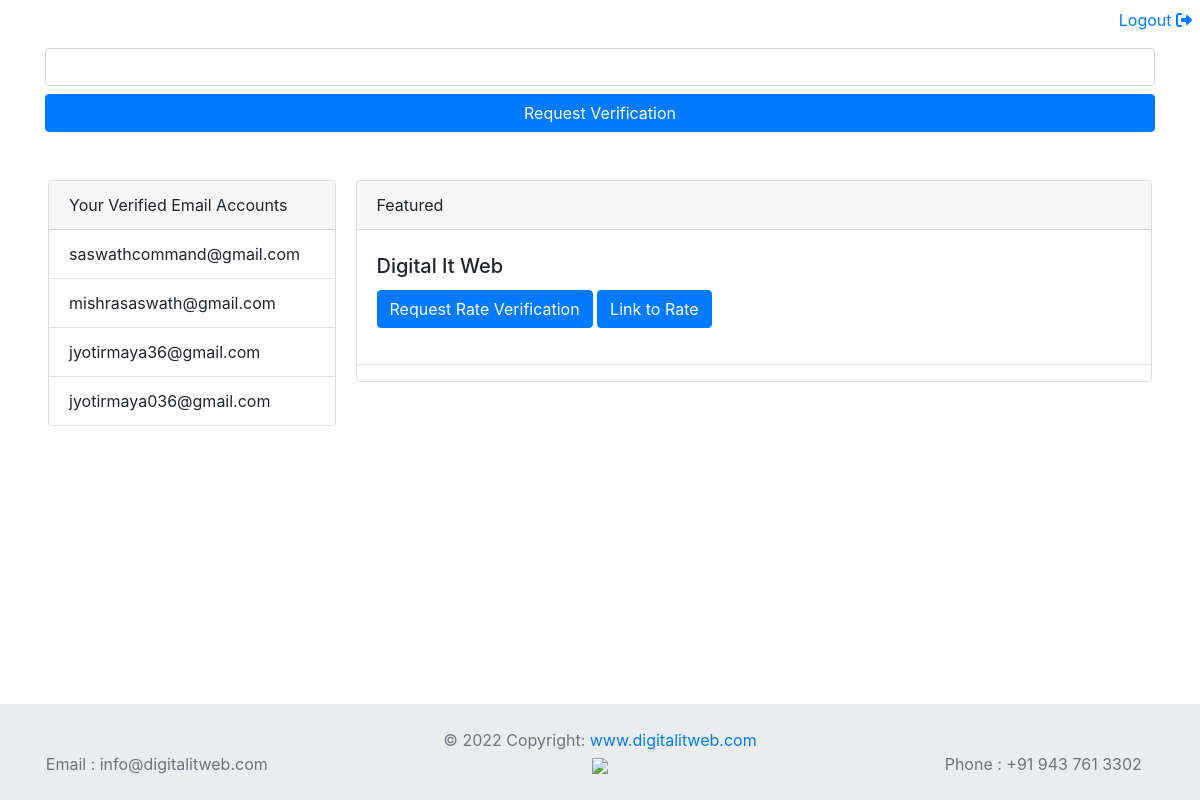
Screenshot of /dashboard (signed in) with the database file from the repository.
### app/models.py (models this page shows, shortened)
class EmailAccounts(models.Model):
    id = models.AutoField(primary_key=True)
    email_id = models.CharField(max_length=255)
    first_name = models.CharField(max_length=255,null=True,blank=True)
    last_name = models.CharField(max_length=255,null=True,blank=True)
    otp = models.CharField(max_length=100)
    status = models.BooleanField(default=False)
    user = models.ForeignKey(RegUser,on_delete=models.CASCADE)

class Business(models.Model):
    id = models.AutoField(primary_key=True)
    name = models.CharField(max_length=255)
    data_id = models.CharField(max_length=255,null=True,blank=True)
    location_rule = models.CharField(max_length=255)
    url = models.CharField(max_length=1000)

### app/views.py (the view)
# urls.py: path('dashboard',views.dashboard,name='dashboard'),
def dashboard(request):
    regUser = get_user(request.user.username)
    email_accounts = EmailAccounts.objects.filter(user=regUser,status=True)
    business = Business.objects.all()
    return render(request,"dashboard.html",{"email_accounts":email_accounts,"businesses":business})

### app/views.py (called while the page is built)
def get_user(email):
    regUser = RegUser.objects.get(username=email)
    return regUser

### app/templates/dashboard.html (shortened to what this page needs)
<!DOCTYPE html>
<html lang="en">
<head>
    <link rel="stylesheet" href="https://cdnjs.cloudflare.com/ajax/libs/twitter-bootstrap/4.1.3/css/bootstrap.min.css">
</head>
<div class="wrapper">
    <div class="container mt-5">
        <div class="row">
            <div class="col-12">
                <input type="email" id="email" class="form-control">
            </div>
        </div>
        <div class="row mt-2">
            <div class="col-12">
                <button id="request-verification"  class="btn btn-primary w-100">Request Verification</button>
            </div>
        </div>
    </div>
    <div class="row">
        <div class="col-md-3">
            <div class="card m-5" style="width: 18rem;">
        <div class="card-header">
            Your Verified Email Accounts
        </div>
      <ul class="list-group list-group-flush">
          {% for email_account in email_accounts %}
            <li class="list-group-item">{{email_account.email_id}}</li>
          {% endfor %}
      </ul>
    </div>
            </div>
        <div class="col-md-9">
            <div class="card m-5">
          <div class="card-header">
            Featured
          </div>
                {% for business in businesses %}
                  <div class="card-body mt-1">
                    <h5 class="card-title">{{business.name}}</h5>
                    <button data-business="{{business.id}}" class="btn btn-primary rate">Request Rate Verification</button>
                    <a href="{{business.url}}" target="_blank" class="btn btn-primary">Link to Rate</a>
                  </div>
                <hr>
                {% endfor %}
        </div>
            </div>
    </div>
{% include 'footer.html' %}
<a href="{% url 'logout' %}" style="position:absolute;top:0;right:0;margin:0.5rem"> Logout <i class="fa-solid fa-right-from-bracket" style="font-size:0.rem"></i></a>
</body>
</html>

### rows the page displays
EmailAccounts: email_id "saswathcommand@gmail.com"
EmailAccounts: email_id "mishrasaswath@gmail.com"
EmailAccounts: email_id "jyotirmaya36@gmail.com"
EmailAccounts: email_id "jyotirmaya036@gmail.com"
Business: name "Digital It Web"
